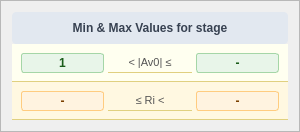
        <widget class="QFrame" name="frameLimitsTable">
         <property name="minimumSize">
          <size>
           <width>300</width>
           <height>0</height>
          </size>
         </property>
         <property name="styleSheet">
          <string notr="true">QFrame#frameLimitsTable {
    /* Matches the clean, slightly cool background of your output box */
    background-color: #f8fafc; 
    
    /* Replaces the gold border with a professional slate gray */
    border: 1px solid #e2e8f0; 
    
    /* Kept your 6px radius for continuity */
    border-radius: 6px; 
}</string>
         </property>
         <property name="frameShape">
          <enum>QFrame::Shape::StyledPanel</enum>
         </property>
         <layout class="QVBoxLayout" name="vl_limits_table">
          <property name="spacing">
           <number>0</number>
          </property>
          <item>
           <widget class="QFrame" name="frameLimitsHeader">
            <property name="styleSheet">
             <string notr="true">background-color: #e2e8f0; 
border-radius: 4px 4px 0 0;
color: #1e293b;</string>
            </property>
            <layout class="QHBoxLayout" name="hl_limits_header">
             <item>
              <widget class="QLabel" name="labelLimitsTitle">
               <property name="styleSheet">
                <string notr="true">color: #374151; font-weight: 700; font-size: 12px; background: transparent;</string>
               </property>
               <property name="text">
                <string>Min &amp; Max Values for stage</string>
               </property>
               <property name="alignment">
                <set>Qt::AlignmentFlag::AlignCenter</set>
               </property>
              </widget>
             </item>
            </layout>
           </widget>
          </item>
          <item>
           <widget class="QFrame" name="frameLimRow1">
            <property name="styleSheet">
             <string notr="true">background-color: #fffff0; border-bottom: 1px solid #e0d080;</string>
            </property>
            <layout class="QHBoxLayout" name="hl_lim1">
             <property name="spacing">
              <number>4</number>
             </property>
             <item>
              <widget class="QLabel" name="labelAvoMin">
               <property name="styleSheet">
                <string notr="true">font-size:12px; font-weight:700; color:#1a5c1a; background:#e8f5e9; border:1px solid #a5d6a7; border-radius:3px; padding:2px 5px;</string>
               </property>
               <property name="text">
                <string>1</string>
               </property>
               <property name="alignment">
                <set>Qt::AlignmentFlag::AlignCenter</set>
               </property>
              </widget>
             </item>
             <item>
              <widget class="QLabel" name="labelAvoOp1">
               <property name="styleSheet">
                <string notr="true">font-size:11px; color:#555; background:transparent;</string>
               </property>
               <property name="text">
                <string>&lt; |Av0| ≤</string>
               </property>
               <property name="alignment">
                <set>Qt::AlignmentFlag::AlignCenter</set>
               </property>
              </widget>
             </item>
             <item>
              <widget class="QLabel" name="labelAvoMax">
               <property name="styleSheet">
                <string notr="true">font-size:12px; font-weight:700; color:#1a5c1a; background:#e8f5e9; border:1px solid #a5d6a7; border-radius:3px; padding:2px 5px;</string>
               </property>
               <property name="text">
                <string>-</string>
               </property>
               <property name="alignment">
                <set>Qt::AlignmentFlag::AlignCenter</set>
               </property>
              </widget>
             </item>
            </layout>
           </widget>
          </item>
          <item>
           <widget class="QFrame" name="frameLimRow2">
            <property name="styleSheet">
             <string notr="true">background-color: #fff8e1; border-bottom: 1px solid #e0d080;</string>
            </property>
            <layout class="QHBoxLayout" name="hl_lim2">
             <property name="spacing">
              <number>4</number>
             </property>
             <item>
              <widget class="QLabel" name="labelRiMin">
               <property name="styleSheet">
                <string notr="true">font-size:12px; font-weight:700; color:#7B3F00; background:#FFF3E0; border:1px solid #FFCC80; border-radius:3px; padding:2px 5px;</string>
               </property>
               <property name="text">
                <string>-</string>
               </property>
               <property name="alignment">
                <set>Qt::AlignmentFlag::AlignCenter</set>
               </property>
              </widget>
             </item>
             <item>
              <widget class="QLabel" name="labelRiOp">
               <property name="styleSheet">
                <string notr="true">font-size:11px; color:#555; background:transparent;</string>
               </property>
               <property name="text">
                <string>≤ Ri &lt;</string>
               </property>
               <property name="alignment">
                <set>Qt::AlignmentFlag::AlignCenter</set>
               </property>
              </widget>
             </item>
             <item>
              <widget class="QLabel" name="labelRiMax">
               <property name="styleSheet">
                <string notr="true">font-size:12px; font-weight:700; color:#7B3F00; background:#FFF3E0; border:1px solid #FFCC80; border-radius:3px; padding:2px 5px;</string>
               </property>
               <property name="text">
                <string>-</string>
               </property>
               <property name="alignment">
                <set>Qt::AlignmentFlag::AlignCenter</set>
               </property>
              </widget>
             </item>
            </layout>
           </widget>
          </item>
         </layout>
        </widget>
